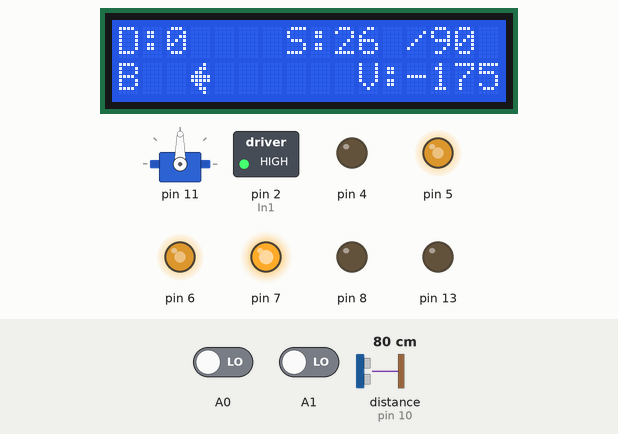
A sketch run on a simulated Arduino Uno, built with avr-gcc and run on an emulated ATmega328P. Parts: 16×2 character LCD, servo, switched loads named in the sketch (green lamp = pin HIGH), output pins drawn as LEDs (lit = HIGH). Wiring (inferred from the names in the program): ultrasonic range finder: trigger pin 9; echo pin 10. Dashed ring = blinking. Inputs (shaded band) come from the test bench; at power-on: distance to the obstacle (sensor on pin 10) 80 cm, A0 LOW, A1 LOW. The echo pulse lasts 58.3 µs per cm; pins used as bus, display or sensor lines are not drawn.

Above: at 2.26 s.
2.3 s: distance to the obstacle (sensor on pin 10) set to 2 cm
At 2.8 s:
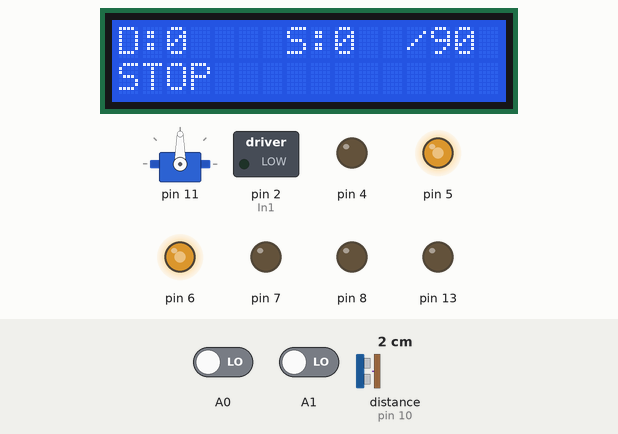
3.9 s: distance to the obstacle (sensor on pin 10) set to 4 cm
At 4.25 s:
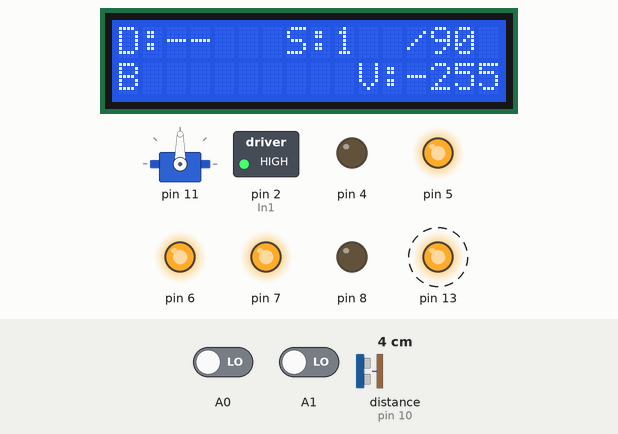
5.8 s: distance to the obstacle (sensor on pin 10) set to 250 cm
At 6.19 s:
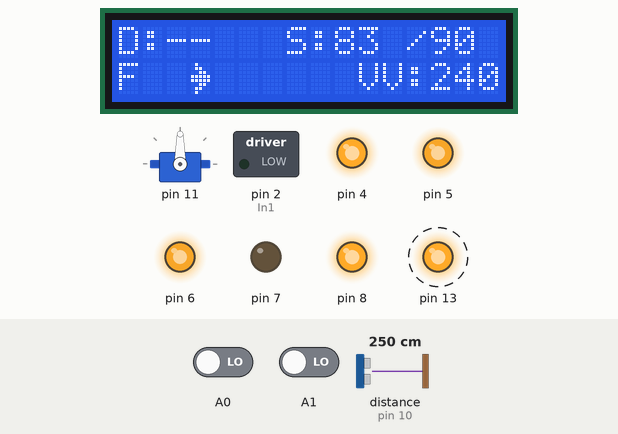
7.8 s: distance to the obstacle (sensor on pin 10) set to 120 cm
At 8.28 s:
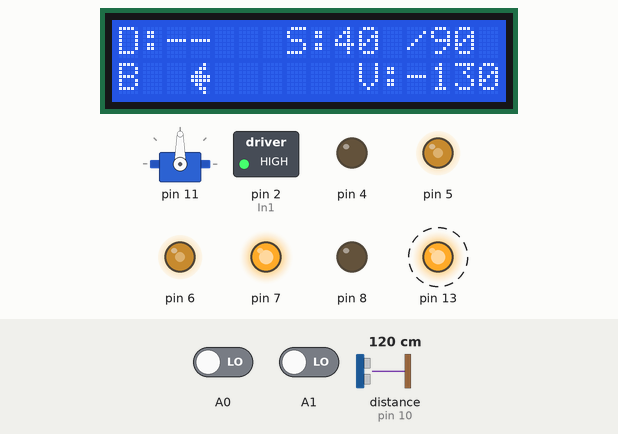
Timing chart, 0 to 11.8 s (numbered marks = the images above; inputs shaded):
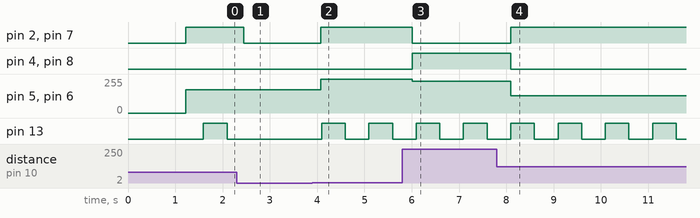

The sketch:

sketch.ino
```cpp
#include "Wheels.h"
#include "Encoder.h"
#include "Scanner.h"
#include "Receiver.h"
#include <Servo.h>
byte LCDAddress = 0x27;
LiquidCrystal_I2C lcd(LCDAddress, 16, 2);

int EnA = 6;  //left
int EnB = 5;  //right

int In1 = 2;
int In2 = 4;
int In3 = 7;
int In4 = 8;
#define IR_BTN_1 0x45
#define IR_BTN_2 0x46
#define IR_BTN_3 0x47
#define IR_BTN_4 0x44
#define IR_BTN_5 0x40
#define IR_BTN_6 0x43
#define IR_BTN_7 0x07
#define IR_BTN_8 0x15
#define IR_BTN_9 0x09
#define IR_BTN_0 0x19
#define IR_BTN_STAR 0x16
#define IR_BTN_HASH 0x0D

#define IR_BTN_UP 0x18
#define IR_BTN_DOWN 0x52
#define IR_BTN_LEFT 0x08
#define IR_BTN_RIGHT 0x5A
#define IR_BTN_ENTER 0x1C
const uint32_t PIN[4] = { IR_BTN_2, IR_BTN_3, IR_BTN_4, IR_BTN_5 };

#define TRIG 9
#define ECHO 10
#define SERVO 11

volatile char cmd;
Dashboard dashboard(LCDAddress, 16, 2);
Wheels w;
Scanner scanner;
Beeper beeper(13);
RemoteReceiver remote(3);

enum RobotState { DRIVE,
                  SCAN,
                  TURN };
RobotState currentState = DRIVE;

void timerISR() {
  beeper.toggle();
}

void setup() {
  Serial.begin(9600);

  //kola
  w.attach(In1, In2, EnA, In3, In4, EnB);
  w.attachDashboard(&dashboard);
  w.attachBeeper(&beeper);

  //ekran
  dashboard.init();

  //przerwania i encoder
  Timer1.initialize(500000);
  Timer1.attachInterrupt(timerISR);
  Encoder::init();

  //scanner
  scanner.attach(TRIG, ECHO, SERVO);
  scanner.attachDashboard(&dashboard);
  //pilot
  remote.begin();
  // remote.checkPIN(PIN, IR_BTN_ENTER);
}

unsigned long lastIRTime = 0;
const unsigned long IR_TIMEOUT = 250;
uint16_t lastValidCommand = 0;

void handleMovement(uint16_t command) {
  switch (command) {
    case IR_BTN_UP:
      w.forward();
      break;
    case IR_BTN_DOWN:
      w.back();
      break;
    case IR_BTN_LEFT:
      w.backLeft();
      w.forwardRight();
      break;
    case IR_BTN_RIGHT:
      w.forwardLeft();
      w.backRight();
      break;
  }
}

void applyHookesLaw(int currentDist) {
    const int targetDist = 50;
    float k = 7.3;
    const int minPWM = 130;
    int error = currentDist - targetDist;
    // if(error < 30){
    //   k=2.5;
    // }
    // else if(error < 60){
    //   k=2.8;
    // }
    // else if(error < 90){
    //   k=3;
    // }
    int speed = abs(error) * k;

    if (speed > 255) speed = 255;

    if (speed < minPWM) speed = minPWM;

    w.setSpeed(speed);
    if( abs(error) <= 3) {
      w.stop();
      return;
    }
    if (error > 0) {
        // Przeszkoda z daleko
        w.forward();
    } else {
        // Przeszkoda za blisko
        w.back();
    }
}
void loop() {
    w.update();

    scanner.lookStraight();
    int currentDistance = scanner.ping();

    if (currentDistance > 0 && currentDistance < 300) {
        applyHookesLaw(currentDistance);
    } else {
        w.stop();
    }

    delay(50);
}


// void loop() {
//   w.update();

//   bool isRepeat = false;
//   uint16_t currentCmd = remote.getCommandRepeat(isRepeat);

//   if (currentCmd != 0 || isRepeat) {
//     if (!isRepeat) {
//       lastValidCommand = currentCmd;
//     }

//     if (lastValidCommand != 0) {
//       handleMovement(lastValidCommand);
//       lastIRTime = millis();
//     }
//   }

//   if (millis() - lastIRTime > IR_TIMEOUT) {
//     if (w.isBusy()) {
//       w.stop();
//       lastValidCommand = 0;
//     }
//   }
// }


// void loop() {
//   w.update();

// if (currentState == DRIVE) {
//     if (w.isBusy() == false) {
//       w.forward();
//     }

//     unsigned int dist = scanner.activeScan();

//     if (dist > 0 && dist < 25) {
//       w.stop();
//       currentState = SCAN; //przejscie w tryb skanowania
//     }
//   }
//   else if (currentState == SCAN) {

//     unsigned int distRight = scanner.getDistance(20);
//     delay(200);
//     unsigned int distLeft = scanner.getDistance(160);
//     delay(200);

//     if (distLeft > distRight) {
//       dashboard.setSonar(150, distLeft);
//       w.goTurnLeft(8, 180);
//     } else {
//       dashboard.setSonar(30, distRight);
//       w.goTurnRight(8, 180);
//     }

//     currentState = TURN; // Przejście do trybu skręcania
//   }
//   else if (currentState == TURN) {
//     if (w.isBusy() == false) {
//       currentState = DRIVE; // Wracamy do jazdy prosto
//     }
//   }
// }
// void loop() {
//   w.update();
//   if (Serial.available()) {
//     cmd = Serial.read();

//     switch(cmd) {
//       case 'w': w.forward(); break;
//       case 'x': w.back(); break;

//       case 'f': w.goForward(100); break;
//       case 'b': w.goBack(100); break;

//       case 's': w.stop(); break;
//       case 't': runSpeedTest(); break;
//       case 'r': w.goTurnRight(50, 130); break;
//       case 'l': w.goTurnLeft(50, 130); break;


//     }
//   }
// }

void runSpeedTest() {
  Serial.println("PWM;Predkosc_cm_s");

  for (int pwm = 100; pwm <= 255; pwm += 5) {
    w.setSpeed(pwm);
    Encoder::reset();
    uint32_t startT = millis();

    w.forward();
    delay(2000);
    // w.stop();

    uint32_t duration = millis() - startT;
    uint32_t pulses = Encoder::getLeft();

    float distance = pulses / w.getPulsesPerCm();
    float speed = distance / (duration / 1000.0);

    Serial.print(pwm);
    Serial.print(";");
    Serial.println(speed);

    delay(1000);
  }
}
```

Beeper.cpp
```cpp
#include "Beeper.h"

Beeper::Beeper(int pin) {
    this->pin = pin;
    this->isBeeping = false;
    this->pinState = LOW;

    pinMode(this->pin, OUTPUT);
    digitalWrite(this->pin, LOW);
}

// Funkcja włączająca tryb pikania
void Beeper::beep(int speed) {
    this->isBeeping = true;
}

// Funkcja zatrzymująca pikanie i wymuszająca stan niski na pinie
void Beeper::stop() {
    this->isBeeping = false;
    this->pinState = LOW;
    digitalWrite(this->pin, LOW);
}

void Beeper::toggle() {
    if (this->isBeeping) {
        this->pinState = !this->pinState;
        digitalWrite(this->pin, this->pinState);
    } else {
        if (this->pinState == HIGH) {
            this->pinState = LOW;
            digitalWrite(this->pin, LOW);
        }
    }
}

// Zwraca informację dla reszty programu
bool Beeper::isActive() {
    return this->isBeeping;
}
```

Beeper.h
```cpp
#ifndef BEEPER_H
#define BEEPER_H

#include <Arduino.h>
#include <TimerOne.h>
class Beeper {
private:
    int pin;
    bool isBeeping;
    bool pinState;

public:
    Beeper(int pin);

    void beep(int speed);

    void stop();

    void toggle();

    bool isActive();
};

#endif
```

Dashboard.cpp
```cpp
#include "Dashboard.h"

// Inicjalizacja znaków specjalnych
byte Dashboard::arrowRight[8] = {0b01000, 0b01100, 0b00110, 0b11111, 0b11111, 0b00110, 0b01100, 0b01000};
byte Dashboard::arrowLeft[8]  = {0b00010, 0b00110, 0b01100, 0b11111, 0b11111, 0b01100, 0b00110, 0b00010};

Dashboard::Dashboard(uint8_t address, uint8_t cols, uint8_t rows) : lcd(address, cols, rows) {
}

void Dashboard::setSonar(int angle, int distance){
    this->sonarAngle = angle;
    this->sonarDist = distance;
}

void Dashboard::init() {
    lcd.init();
    lcd.backlight();
    lcd.createChar(0, arrowRight);
    lcd.createChar(1, arrowLeft);

    lcd.setCursor(0, 0);
    lcd.print("Auto Gotowe!");
    delay(1000);
    lcd.clear();
}

void Dashboard::update(int remainingCm, String state, int speed) {
    lcd.setCursor(0, 0);
    lcd.print("D:");

    if(remainingCm == -1) {
        lcd.print("--  ");
    } else {
        lcd.print(remainingCm);
        //czyszczenie jesli mniejsze
        if (remainingCm < 10) lcd.print("   ");
        else if (remainingCm < 100) lcd.print("  ");
        else lcd.print(" ");
    }
    // odleglosc
    lcd.setCursor(7, 0);
    lcd.print("S:");
    if (sonarDist >= 400) {
        lcd.print("MAX");
    } else {
        lcd.print(sonarDist);
        if(sonarDist < 10) lcd.print("  ");
        else if(sonarDist < 100) lcd.print(" ");
    }

    //kat serwa
    lcd.print("/");
    lcd.print(sonarAngle);
    if(sonarAngle < 10) lcd.print("  ");
    else if(sonarAngle < 100) lcd.print(" ");


    lcd.setCursor(0, 1);

    if (state == "FWD") {
        lcd.print("F  ");
        if ((millis() / 750) % 2 == 0) lcd.write(0); else lcd.print(" ");
        lcd.print("      ");
        lcd.setCursor(11, 1);
        lcd.print("V:"); lcd.print(speed);
        if (speed < 100) lcd.print(" ");
    }
    else if (state == "BCK") {
        lcd.print("B  ");
        if ((millis() / 750) % 2 == 0) lcd.write(1); else lcd.print(" ");
        lcd.print("      ");
        lcd.setCursor(10, 1);
        lcd.print("V:"); lcd.print(-speed);
        if (-speed < 100) lcd.print(" ");
    }
    else if (state == "TRN_L") {
        lcd.print("L  ");
        if ((millis() / 750) % 2 == 0) lcd.write(1); else lcd.print(" ");
        lcd.print("     ");
        lcd.setCursor(11, 1);
        lcd.print("V:"); lcd.print(speed);
    }
    else if (state == "TRN_R") {
        lcd.print("R  ");
        if ((millis() / 750) % 2 == 0) lcd.write(0); else lcd.print(" ");
        lcd.print("    ");
        lcd.setCursor(11, 1);
        lcd.print("V:"); lcd.print(speed);
    }
    else {
        lcd.print("STOP            ");
    }
}
```

Dashboard.h
```cpp
#ifndef Dashboard_h
#define Dashboard_h

#include <Arduino.h>
#include <LiquidCrystal_I2C.h>

class Dashboard {
  public:
    // Konstruktor przyjmujący adres I2C i wymiary wyświetlacza
    Dashboard(uint8_t address, uint8_t cols, uint8_t rows);

    // Inicjalizacja wyświetlacza (wywoływana w setup)
    void init();

    // Główna funkcja aktualizująca ekran
    void update(int remainingCm, String state, int speed);
    int sonarDist = 0;
    int sonarAngle = 90;
    void setSonar(int angle, int distance);

  private:
    LiquidCrystal_I2C lcd;

    static byte arrowRight[8];
    static byte arrowLeft[8];
};

#endif
```

Encoder.cpp
```cpp
#include "Encoder.h"
volatile uint32_t countL = 0;
volatile uint32_t countR = 0;

void Encoder::init() {
    pinMode(A0, INPUT);
    pinMode(A1, INPUT);

    PCICR |= (1 << PCIE1);
    PCMSK1 |= (1 << PCINT8) | (1 << PCINT9);
}

void Encoder::reset() {
    noInterrupts();
    countL = 0;
    countR = 0;
    interrupts();
}

uint32_t Encoder::getLeft() { return countL; }
uint32_t Encoder::getRight() { return countR; }

ISR(PCINT1_vect) {
    if (PINC & (1 << PC0)) countL++;
    if (PINC & (1 << PC1)) countR++;
}
```

Encoder.h
```cpp
#ifndef ENCODER_H
#define ENCODER_H

#include <Arduino.h>

class Encoder {
public:
    static void init();
    static uint32_t getLeft();
    static uint32_t getRight();
    static void reset();
};

#endif
```

Receiver.cpp
```cpp
#include "Receiver.h"
#include <IRremote.h>
RemoteReceiver::RemoteReceiver(int pin) {
    _irPin = pin;
}

void RemoteReceiver::begin() {
    IrReceiver.begin(_irPin, ENABLE_LED_FEEDBACK);
    // Serial.print(F("Odbiornik IR zainicjalizowany na pinie: "));
    // Serial.println(_irPin);
}

uint16_t RemoteReceiver::getCommand() {
    if (IrReceiver.decode()) {
        if (IrReceiver.decodedIRData.flags & IRDATA_FLAGS_IS_REPEAT) {
            IrReceiver.resume();
            return 0;
        }

        uint16_t cmd = IrReceiver.decodedIRData.command;
        IrReceiver.resume();

        return (cmd == 0) ? 0 : cmd;
    }
    return 0;
}

uint16_t RemoteReceiver::getCommandRepeat(bool &isRepeat) {
    if (IrReceiver.decode()) {
        uint16_t cmd = IrReceiver.decodedIRData.command;
        isRepeat = (IrReceiver.decodedIRData.flags & IRDATA_FLAGS_IS_REPEAT);

        IrReceiver.resume();

        if (cmd == 0 && !isRepeat) return 0;
        return cmd;
    }
    return 0;
}

void RemoteReceiver::debugPrint() {
    if (IrReceiver.decode()) {
        Serial.print(F("Odebrano kod: 0x"));
        Serial.println(IrReceiver.decodedIRData.command, HEX);
    }
}

bool RemoteReceiver::checkPIN(const uint32_t correctPIN[4], uint32_t enterKey) {
    uint32_t enteredDigits[4] = {0, 0, 0, 0};
    int count = 0;

    Serial.println(F("SYSTEM ZABLOKOWANY. WPISZ 4 CYFRY I NACISNIJ ENTER."));

    while (true) {
        uint32_t cmd = getCommand();
        if (cmd != 0) {
            Serial.print(F("Odebrano: 0x"));
            Serial.println(cmd, HEX);

            if (cmd == enterKey) {
                if (count == 4) {
                    bool match = true;
                    for (int i = 0; i < 4; i++) {
                        if (enteredDigits[i] != correctPIN[i]) match = false;
                    }
                    if (match) {
                        Serial.println(F(">>> PIN OK! <<<"));
                        return true;
                    }
                }
                Serial.println(F(">>> BŁĄD PINU! Spróbuj ponownie. <<<"));
                count = 0;
            }
            else if (count < 4) {
                enteredDigits[count] = cmd;
                count++;
                Serial.print(F("Cyfra "));
                Serial.print(count);
                Serial.println(F("/4 zapisana."));
            }

            delay(300);
        }
        delay(10);
    }
}
```

Receiver.h
```cpp
#ifndef RECEIVER_H
#define RECEIVER_H

#include <Arduino.h>


class RemoteReceiver {
public:
    RemoteReceiver(int pin);

    void begin();

    uint16_t getCommand();
    uint16_t getCommandRepeat(bool &isRepeat);

    void debugPrint();

    bool checkPIN(const uint32_t correctPIN[4], uint32_t enterKey);

private:
    int _irPin;
};

#endif
```

Scanner.cpp
```cpp
#include "Scanner.h"

Scanner::Scanner() {
    dashboard = nullptr;
}

void Scanner::attach(int trig, int echo, int servo_pin) {
    trigPin = trig;
    echoPin = echo;
    servoPin = servo_pin;

    pinMode(trigPin, OUTPUT);
    pinMode(echoPin, INPUT);

    servo.attach(servoPin);
    lookStraight();
}

void Scanner::attachDashboard(Dashboard* dash) {
    dashboard = dash;
}

void Scanner::lookStraight() {
    servo.write(90);
    if (dashboard != nullptr) {
        dashboard->setSonar(90, ping());
    }
}

unsigned int Scanner::ping() {
    digitalWrite(trigPin, HIGH);
    delayMicroseconds(10); // 10 mikrosekund impulsu dla HC-SR04
    digitalWrite(trigPin, LOW);

    unsigned long tot = pulseIn(echoPin, HIGH, 30000);
    unsigned long tot2 = pulseIn(echoPin, HIGH, 30000);
    unsigned long tot3 = pulseIn(echoPin, HIGH, 30000);
    unsigned long avg = (tot+tot2+tot3)/3;

    //  Serial.print(tot);
    //  Serial.print("\n");
    if (avg == 0) return 400;

    return avg / 58; // Przeliczenie czasu na centymetry
}

unsigned int Scanner::getDistance(byte angle) {
    servo.write(angle);
    delay(400); //obrot

    unsigned int distance = ping();

    if (dashboard != nullptr) {
        dashboard->setSonar(angle, distance);
    }

    // debug
    // Serial.print("Kat: "); Serial.print(angle);
    // Serial.print(" | Odleglosc: "); Serial.println(distance);

    return distance;
}

unsigned int Scanner::activeScan(){
    if (millis()-lastChangeScanner> 100){
        currScannerAngle+=scannerChange;

    if(currScannerAngle>160 || currScannerAngle<20){
        scannerChange=-scannerChange;
    }
    servo.write(currScannerAngle);
    lastChangeScanner= millis();
    int dist = ping();
    if(dashboard!=nullptr){
        dashboard->setSonar(currScannerAngle,dist);
    }
    return dist;
 }
 return 400;
}
```

Scanner.h
```cpp
#ifndef SCANNER_H
#define SCANNER_H

#include <Arduino.h>
#include <Servo.h>
#include "Dashboard.h"

class Scanner {
  private:
    int trigPin;
    int echoPin;
    int servoPin;
    Servo servo;
    Dashboard* dashboard;

  public:
    Scanner();
    int currScannerAngle=90;
    int scannerChange=40;
    unsigned long lastChangeScanner=0;

    // Funkcja inicjalizująca piny
    void attach(int trig, int echo, int servo_pin);

    // Przekazanie wskaźnika do ekranu LCD
    void attachDashboard(Dashboard* dash);

    // Ustawia serwo prosto (90 stopni)
    void lookStraight();

    // Szybki pomiar odległości bez ruszania serwem (do używania w trakcie jazdy)
    unsigned int ping();

    // Obraca serwo pod podany kąt, mierzy odległość i wysyła dane na Dashboard
    unsigned int getDistance(byte angle);

    unsigned int activeScan();
};

#endif
```

Wheels.h
```cpp
#ifndef Wheels_h
#define Wheels_h

#include <Arduino.h>
#include "Dashboard.h"
#include "Beeper.h"
#include "Encoder.h"

class Wheels {
    public:
        void attachRight(int pinForward, int pinBack, int pinSpeed);
        void attachLeft(int pinForward, int pinBack, int pinSpeed);
        void attach(int pinRightForward, int pinRightBack, int pinRightSpeed,
                    int pinLeftForward, int pinLeftBack, int pinLeftSpeed);

        void attachDashboard(Dashboard* db);
        void attachBeeper(Beeper* beeper) { this->beeper = beeper; }

        // Ruchy ciągłe
        void forward();
        void forwardLeft();
        void forwardRight();
        void back();
        void backLeft();
        void backRight();
        void stop();
        void stopLeft();
        void stopRight();

        // Ruchy na dystans/kąt z prędkością
        void goForward(int cm, uint8_t speed = 110);
        void goBack(int cm, uint8_t speed = 110);
        void goTurnLeft(int cm, uint8_t speed = 110);
        void goTurnRight(int cm, uint8_t speed = 110);

        void update();

        void setSpeed(uint8_t);
        void setSpeedRight(uint8_t);
        void setSpeedLeft(uint8_t);

        bool isBusy() { return isMoving; }
        float getPulsesPerCm() { return pulsesPerCm; }

    private:
        uint32_t targetUnits;
        int remainingCm = -1;
        const float pulsesPerCm = 2.5;
        bool isMoving = false;
        String currentDirection = "STOP";
        uint8_t currentSpeed = 200; // Przechowuje aktualnie ustawiony PWM
        int pinsRight[3];
        int pinsLeft[3];

        Dashboard* dashboard = nullptr;
        Beeper* beeper = nullptr;
};

#endif
```

Source omitted: Wheels.cpp (5140 bytes)

Measured:
- the behaviour switches between 2 and 3 cm on distance to the obstacle (sensor on pin 10) (found by bisection; images 1 and 2)
- after the input at 2.3 s, pin 2 (In1), pin 7: HIGH → LOW after 0.15 s; pin 13: stays LOW (without the input it goes to HIGH after 0.29 s); the display: first differs from a run without the input after 0.18 s (image 1)
- after the input at 3.9 s, pin 2 (In1), pin 7: LOW → HIGH after 0.17 s; pin 5, pin 6: 175/255 → 255/255 after 0.17 s; pin 13: alternates HIGH for 0.50 s and LOW for 0.50 s, starting after 0.19 s; the display: first changes after 0.21 s (image 2 shows a later state)
- after the input at 5.8 s, pin 2 (In1), pin 7: HIGH → LOW after 0.21 s; pin 4, pin 8: LOW → HIGH after 0.21 s; pin 5, pin 6: 255/255 → 240/255 after 0.21 s; the display: first differs from a run without the input after 0.24 s (image 3 shows a later state)
- after the input at 7.8 s, pin 2 (In1), pin 7: LOW → HIGH after 0.30 s; pin 4, pin 8: HIGH → LOW after 0.30 s; pin 5, pin 6: 240/255 → 130/255 after 0.30 s; the display: first differs from a run without the input after 0.33 s (image 4 shows a later state)
